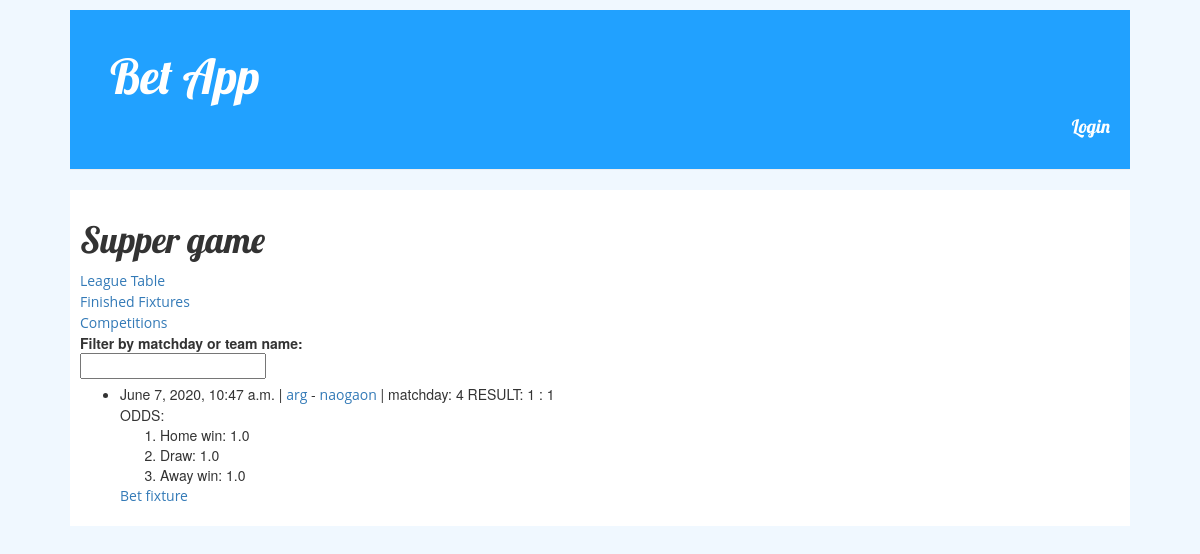
The app's page /competition/1 with its own data.
### betapp/models.py (models this page shows, shortened)
class Competition(models.Model):
    caption = models.CharField(max_length=128)
    league = models.CharField(max_length=12)
    number_of_matchdays = models.IntegerField()
    year = models.IntegerField()
    number_of_teams = models.IntegerField()
    current_matchday = models.IntegerField()
    api_id = models.IntegerField()

class Fixture(models.Model):
    home_team = models.ForeignKey(Team, related_name='homeTeam')
    away_team = models.ForeignKey(Team, related_name='awayTeam')
    status = models.IntegerField(choices=STATUS_TAB, default=1)
    matchday = models.IntegerField()
    competition = models.ForeignKey(Competition, related_name='competition')
    date = models.DateTimeField()
    goals_home_team = models.IntegerField(default=None, null=True, blank=True)
    goals_away_team = models.IntegerField(default=None, null=True, blank =True)
    course_team_home_win = models.FloatField(default=1, blank=True)
    course_team_away_win = models.FloatField(default=1, blank=True)
    course_draw = models.FloatField(default=1, blank=True)
    fixture_result = models.IntegerField(default=-1, blank=True)

class Team(models.Model):
    name = models.CharField(max_length=256)
    crest_url = models.CharField(max_length=256, null=True, blank=True)
    squad_market_value = models.CharField(max_length=64, null=True, blank=True)
    code = models.CharField(max_length=12, null=True)
    short_name = models.CharField(max_length=64)
    competition = models.ForeignKey(Competition, null=True)

### betapp/views.py (the view)
# urls.py: url(r'^competition/(?P<id>[\d]+)', CompetitionView.as_view(),
class CompetitionView(View):
    def get(self, request, id):
        competition = Competition.objects.get(id=id)
        fixtures = Fixture.objects.filter(competition=competition,
                                          status=1,
                                          )
        context = {"competition": competition,
                   "fixtures": fixtures
                   }
        return render(request, 'fixtures.html', context)

### betapp/login_context_processor.py (called while the page is built)
def login_cp(request):
    if request.user.is_authenticated():
        action = "/logout/"
        label = "Logout"
    else:
        action = "/login/"
        label = "Login"
    context = {
        "action": action,
        "label": label
    }
    return context

### betapp/templates/fixtures.html (shortened to what this page needs)
{% extends 'base.html' %}
{% block content %}
<h1>{{ competition.caption }}</h1>
{% include "links.html" %}
{% include "fixtures_filter.html" %}
{% include "list_fixtures.html" with fixtures=fixtures %}
{% endblock %}

### betapp/templates/list_fixtures.html
{% block fixtures_list %}
<ul>
    {% for fixture in fixtures %}
    <div class="list">
        <li>{{fixture.date}} |
            <a href="{% url 'show-team' fixture.home_team.id %}">
                <span class="home-team-name">{{ fixture.home_team.name }}</span>
            </a> -
            <a href="{% url 'show-team' fixture.away_team.id %}">
                <span class="away-team-name">{{ fixture.away_team.name }}</span>
            </a> | matchday: <span class="matchday">{{ fixture.matchday }}</span>
            {% if  fixture.goals_home_team >= 0 %}
            RESULT: {{ fixture.goals_home_team }} : {{ fixture.goals_away_team }}
            {% endif %}
            <br>
            ODDS:
            <ol>
                <li> Home win: {{ fixture.course_team_home_win }}</li>
                <li> Draw: {{ fixture.course_draw }}</li>
                <li> Away win: {{ fixture.course_team_away_win }}</li>
            </ol>
            {% if fixture.status == 1 %}
                <a href="{% url 'bet-fixture' fixture.id %}">Bet fixture</a>
            {% endif %}
        </li>
    </div>
    {% endfor %}
</ul>
{% endblock %}

### static/betapp/css/betapp.css (style rules this page uses)
h1, h2, h3, h4 { font-family: 'Lobster', cursive; }
a { font-family: 'Open Sans', cursive; font-weight: 400; }
body { margin: auto; width: 90%; padding: 10px; background-color: aliceblue; }

### records on screen
Competition: caption "Supper game"
Fixture: date "June 7, 2020, 10:47 a.m.", home_team.name "arg", away_team.name "naogaon", matchday "4", goals_home_team "1", goals_away_team "1", course_team_home_win "1.0", course_draw "1.0", course_team_away_win "1.0", status "Bet fixture"

### other values on screen
{{ label }} "Login"
